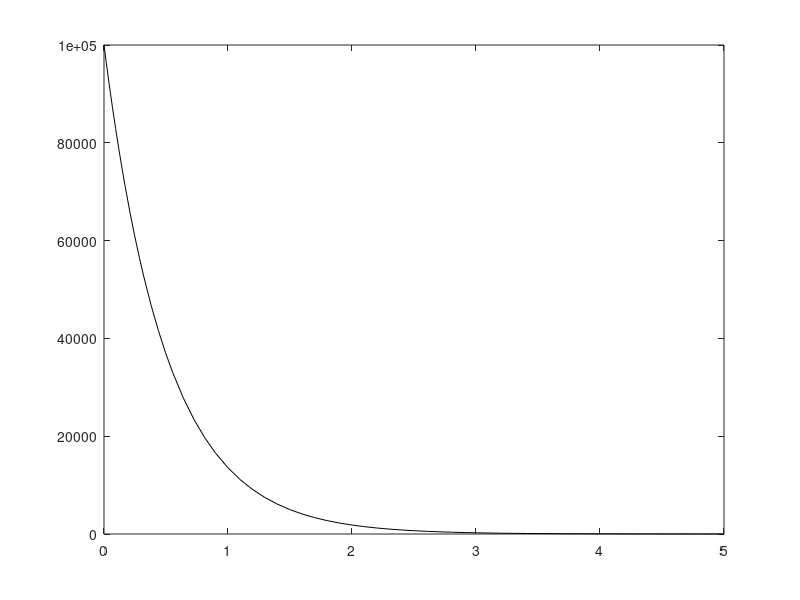

Reproduce this figure in MATLAB.
function c_cm_coldpills1
global k1; 

k1=2.0;  % set parameter value  
tend=5; %end time in hours
x0=10^5; 
[tsol, xsol] = ode45(@rhs, [0, tend], x0);
plot(tsol, xsol,'k');

function xdot = rhs(t, x) 
global k1;
xdot = -k1*x;
